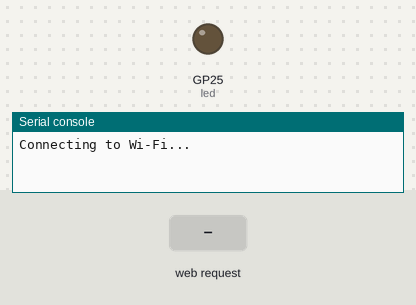
A program run on a simulated Raspberry Pi Pico running MicroPython. Parts: output pins drawn as LEDs (lit = HIGH), the last lines printed to the serial console. The test bench sets the inputs (shaded band). WiFi joins after 1.5 s.

Above: at 1.2 s.
1.3 s: HTTP request GET /led/on received
At 3.2 s:
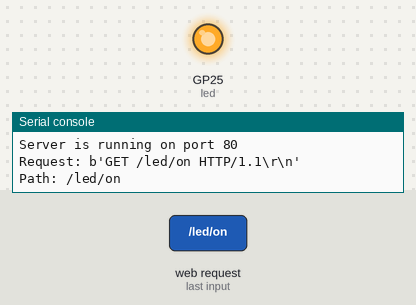
3.5 s: HTTP request GET /led/off received
At 4.5 s:
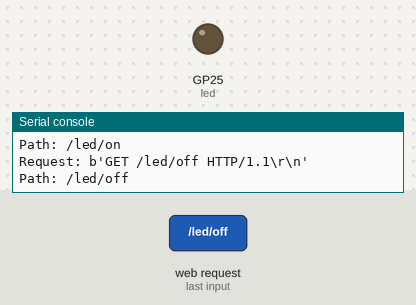
Timing chart, 0 to 6.5 s (numbered marks = the images above; inputs shaded):
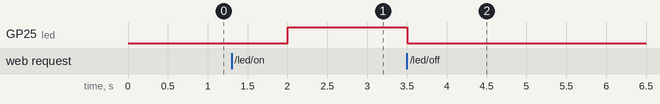

Measured:
- after the input at 1.3 s, GP25 (led): LOW → HIGH after 0.70 s
- after the input at 3.5 s, GP25 (led): HIGH → LOW at once

The program:

led_webserver.py
```python
import network
import uasyncio as asyncio
from machine import Pin

SSID = "your-SSID"   # Wi-FiのSSIDを入力
PASSWORD = "your-PASSWORD" # Wi-Fiのパスワードを入力

IP_ADDRESS = '192.168.0.100'
led = Pin('LED', Pin.OUT)

# Wi-Fi接続関数
async def connect_to_wifi():
    wlan = network.WLAN(network.STA_IF)
    wlan.active(True)
    wlan.config(pm = 0xa11140)
    wlan.connect(SSID, PASSWORD)
    print("Connecting to Wi-Fi...")
    while not wlan.isconnected():
        await asyncio.sleep(1)
    wlan_status = wlan.ifconfig()
    wlan.ifconfig((IP_ADDRESS, wlan_status[1], wlan_status[2], wlan_status[3]))
    wlan_status = wlan.ifconfig()
    print("Connected to Wi-Fi!")
    print("IP Address:", wlan.ifconfig()[0])

# HTMLページの生成
def webpage():
    html = """
    <!DOCTYPE html>
    <html>
    <head>
    <title>Pico W LED Control</title>
    <script>
        async function sendCommand(command) {
            try {
                // Fetch APIでサーバーにリクエストを送信
                const response = await fetch(`/${command}`);
            } catch (error) {
                console.error('Error sending command:', error);
            }
        }
    </script>
    </head>
    <body>
    <h1>Raspberry Pi Pico W</h1>
    <h2>LED Control</h2>
    <button id="nbtn" onclick="sendCommand('led/on')">Turn ON</button>
    <button id="fbtn" onclick="sendCommand('led/off')">Turn OFF</button>
    </body>
    </html>
    """
    return html

# クライアントリクエストの処理関数
async def serve_client(reader, writer):
    request_line = await reader.readline()
    print("Request:", request_line)
    while await reader.readline() != b"\r\n":
        pass

    request = request_line.decode().split(" ")[1]
    print("Path:", request)
    if request == "/led/on":
        led.value(1)  # LEDをON
    elif request == "/led/off":
        led.value(0)  # LEDをOFF

    response = webpage()
    writer.write(response.encode("utf-8"))
    await writer.drain()
    await writer.aclose()

# メイン処理
async def main():
    await connect_to_wifi()
    server = await asyncio.start_server(serve_client, "0.0.0.0", 80)
    print("Server is running on port 80")

    while True:
        await asyncio.sleep(0.03)

try:
    asyncio.run(main())
except KeyboardInterrupt:
    print("Server stopped.")
```
